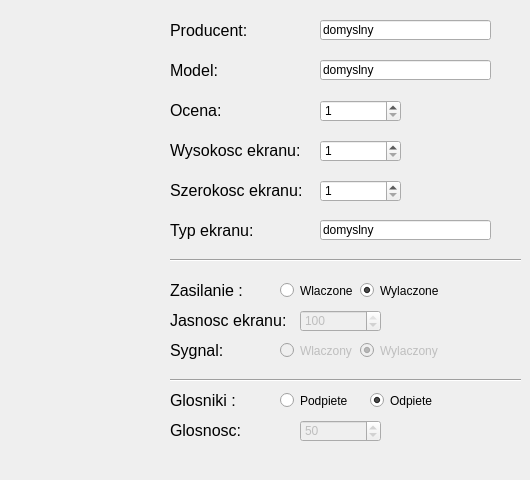
   <widget class="QWidget" name="tab_tv">
    <attribute name="title">
     <string>Telewizor</string>
    </attribute>
    <widget class="QFrame" name="frame_tv">
     <property name="enabled">
      <bool>true</bool>
     </property>
     <property name="geometry">
      <rect>
       <x>160</x>
       <y>0</y>
       <width>361</width>
       <height>471</height>
      </rect>
     </property>
     <property name="frameShape">
      <enum>QFrame::NoFrame</enum>
     </property>
     <widget class="QLabel" name="label_13">
      <property name="enabled">
       <bool>true</bool>
      </property>
      <property name="geometry">
       <rect>
        <x>10</x>
        <y>220</y>
        <width>131</width>
        <height>21</height>
       </rect>
      </property>
      <property name="font">
       <font>
        <pointsize>12</pointsize>
       </font>
      </property>
      <property name="text">
       <string>Typ ekranu: </string>
      </property>
     </widget>
     <widget class="QLineEdit" name="lineEdit_model">
      <property name="enabled">
       <bool>true</bool>
      </property>
      <property name="geometry">
       <rect>
        <x>160</x>
        <y>60</y>
        <width>171</width>
        <height>20</height>
       </rect>
      </property>
      <property name="text">
       <string>domyslny</string>
      </property>
     </widget>
     <widget class="QLineEdit" name="lineEdit_producer">
      <property name="enabled">
       <bool>true</bool>
      </property>
      <property name="geometry">
       <rect>
        <x>160</x>
        <y>20</y>
        <width>171</width>
        <height>20</height>
       </rect>
      </property>
      <property name="text">
       <string>domyslny</string>
      </property>
     </widget>
     <widget class="QLabel" name="label_14">
      <property name="enabled">
       <bool>true</bool>
      </property>
      <property name="geometry">
       <rect>
        <x>10</x>
        <y>280</y>
        <width>131</width>
        <height>21</height>
       </rect>
      </property>
      <property name="font">
       <font>
        <pointsize>12</pointsize>
       </font>
      </property>
      <property name="text">
       <string>Zasilanie :</string>
      </property>
     </widget>
     <widget class="QLabel" name="label_15">
      <property name="enabled">
       <bool>true</bool>
      </property>
      <property name="geometry">
       <rect>
        <x>10</x>
        <y>60</y>
        <width>121</width>
        <height>21</height>
       </rect>
      </property>
      <property name="font">
       <font>
        <pointsize>12</pointsize>
       </font>
      </property>
      <property name="text">
       <string>Model:</string>
      </property>
     </widget>
     <widget class="QLabel" name="label_16">
      <property name="enabled">
       <bool>true</bool>
      </property>
      <property name="geometry">
       <rect>
        <x>10</x>
        <y>390</y>
        <width>131</width>
        <height>21</height>
       </rect>
      </property>
      <property name="font">
       <font>
        <pointsize>12</pointsize>
       </font>
      </property>
      <property name="text">
       <string>Glosniki :</string>
      </property>
     </widget>
     <widget class="QLabel" name="label_17">
      <property name="enabled">
       <bool>true</bool>
      </property>
      <property name="geometry">
       <rect>
        <x>10</x>
        <y>340</y>
        <width>131</width>
        <height>21</height>
       </rect>
      </property>
      <property name="font">
       <font>
        <pointsize>12</pointsize>
       </font>
      </property>
      <property name="text">
       <string>Sygnal:</string>
      </property>
     </widget>
     <widget class="QLineEdit" name="lineEdit_screen">
      <property name="enabled">
       <bool>true</bool>
      </property>
      <property name="geometry">
       <rect>
        <x>160</x>
        <y>220</y>
        <width>171</width>
        <height>20</height>
       </rect>
      </property>
      <property name="text">
       <string>domyslny</string>
      </property>
     </widget>
     <widget class="Line" name="line_4">
      <property name="enabled">
       <bool>true</bool>
      </property>
      <property name="geometry">
       <rect>
        <x>10</x>
        <y>250</y>
        <width>641</width>
        <height>20</height>
       </rect>
      </property>
      <property name="orientation">
       <enum>Qt::Horizontal</enum>
      </property>
     </widget>
     <widget class="QSpinBox" name="spinBox_volume">
      <property name="enabled">
       <bool>false</bool>
      </property>
      <property name="geometry">
       <rect>
        <x>140</x>
        <y>420</y>
        <width>81</width>
        <height>22</height>
       </rect>
      </property>
      <property name="minimum">
       <number>1</number>
      </property>
      <property name="maximum">
       <number>100</number>
      </property>
      <property name="singleStep">
       <number>1</number>
      </property>
      <property name="value">
       <number>50</number>
      </property>
     </widget>
     <widget class="QLabel" name="label_18">
      <property name="enabled">
       <bool>true</bool>
      </property>
      <property name="geometry">
       <rect>
        <x>10</x>
        <y>100</y>
        <width>121</width>
        <height>21</height>
       </rect>
      </property>
      <property name="font">
       <font>
        <pointsize>12</pointsize>
       </font>
      </property>
      <property name="text">
       <string>Ocena:</string>
      </property>
     </widget>
     <widget class="QFrame" name="frame_signal">
      <property name="enabled">
       <bool>true</bool>
      </property>
      <property name="geometry">
       <rect>
        <x>110</x>
        <y>340</y>
        <width>211</width>
        <height>21</height>
       </rect>
      </property>
      <widget class="QRadioButton" name="radioButton_signalOff">
       <property name="enabled">
        <bool>false</bool>
       </property>
       <property name="geometry">
        <rect>
         <x>90</x>
         <y>0</y>
         <width>82</width>
         <height>21</height>
        </rect>
       </property>
       <property name="text">
        <string>Wylaczony</string>
       </property>
       <property name="checked">
        <bool>true</bool>
       </property>
      </widget>
      <widget class="QRadioButton" name="radioButton_signalOn">
       <property name="enabled">
        <bool>false</bool>
       </property>
       <property name="geometry">
        <rect>
         <x>10</x>
         <y>0</y>
         <width>82</width>
         <height>21</height>
        </rect>
       </property>
       <property name="text">
        <string>Wlaczony</string>
       </property>
      </widget>
     </widget>
     <widget class="QFrame" name="frame_power">
      <property name="enabled">
       <bool>true</bool>
      </property>
      <property name="geometry">
       <rect>
        <x>110</x>
        <y>280</y>
        <width>211</width>
        <height>21</height>
       </rect>
      </property>
      <widget class="QRadioButton" name="radioButton_pwrOn">
       <property name="enabled">
        <bool>true</bool>
       </property>
       <property name="geometry">
        <rect>
         <x>10</x>
         <y>0</y>
         <width>82</width>
         <height>21</height>
        </rect>
       </property>
       <property name="text">
        <string>Wlaczone</string>
       </property>
      </widget>
      <widget class="QRadioButton" name="radioButton_pwrOff">
       <property name="enabled">
        <bool>true</bool>
       </property>
       <property name="geometry">
        <rect>
         <x>90</x>
         <y>0</y>
         <width>82</width>
         <height>21</height>
        </rect>
       </property>
       <property name="text">
        <string>Wylaczone</string>
       </property>
       <property name="checked">
        <bool>true</bool>
       </property>
      </widget>
     </widget>
     <widget class="QLabel" name="label_19">
      <property name="enabled">
       <bool>true</bool>
      </property>
      <property name="geometry">
       <rect>
        <x>10</x>
        <y>310</y>
        <width>131</width>
        <height>21</height>
       </rect>
      </property>
      <property name="font">
       <font>
        <pointsize>12</pointsize>
       </font>
      </property>
      <property name="text">
       <string>Jasnosc ekranu:</string>
      </property>
     </widget>
     <widget class="QSpinBox" name="spinBox_brightness">
      <property name="enabled">
       <bool>false</bool>
      </property>
      <property name="geometry">
       <rect>
        <x>140</x>
        <y>310</y>
        <width>81</width>
        <height>22</height>
       </rect>
      </property>
      <property name="minimum">
       <number>1</number>
      </property>
      <property name="maximum">
       <number>100</number>
      </property>
      <property name="singleStep">
       <number>1</number>
      </property>
      <property name="value">
       <number>100</number>
      </property>
     </widget>
     <widget class="QSpinBox" name="spinBox_rating">
      <property name="enabled">
       <bool>true</bool>
      </property>
      <property name="geometry">
       <rect>
        <x>160</x>
        <y>100</y>
        <width>81</width>
        <height>22</height>
       </rect>
      </property>
      <property name="minimum">
       <number>1</number>
      </property>
      <property name="maximum">
       <number>10</number>
      </property>
     </widget>
     <widget class="Line" name="line_5">
      <property name="enabled">
       <bool>true</bool>
      </property>
      <property name="geometry">
       <rect>
        <x>10</x>
        <y>370</y>
        <width>651</width>
        <height>20</height>
       </rect>
      </property>
      <property name="orientation">
       <enum>Qt::Horizontal</enum>
      </property>
     </widget>
     <widget class="QLabel" name="label_20">
      <property name="enabled">
       <bool>true</bool>
      </property>
      <property name="geometry">
       <rect>
        <x>10</x>
        <y>20</y>
        <width>121</width>
        <height>21</height>
       </rect>
      </property>
      <property name="font">
       <font>
        <pointsize>12</pointsize>
       </font>
      </property>
      <property name="text">
       <string>Producent:</string>
      </property>
     </widget>
     <widget class="QSpinBox" name="spinBox_width">
      <property name="enabled">
       <bool>true</bool>
      </property>
      <property name="geometry">
       <rect>
        <x>160</x>
        <y>180</y>
        <width>81</width>
        <height>22</height>
       </rect>
      </property>
      <property name="minimum">
       <number>1</number>
      </property>
      <property name="maximum">
       <number>8000</number>
      </property>
      <property name="singleStep">
       <number>100</number>
      </property>
     </widget>
     <widget class="QFrame" name="frame_speakers">
      <property name="enabled">
       <bool>true</bool>
      </property>
      <property name="geometry">
       <rect>
        <x>120</x>
        <y>390</y>
        <width>201</width>
        <height>21</height>
       </rect>
      </property>
      <widget class="QRadioButton" name="radioButton_SpeakersOn">
       <property name="enabled">
        <bool>true</bool>
       </property>
       <property name="geometry">
        <rect>
         <x>0</x>
         <y>0</y>
         <width>82</width>
         <height>21</height>
        </rect>
       </property>
       <property name="text">
        <string>Podpiete</string>
       </property>
       <property name="checked">
        <bool>false</bool>
       </property>
      </widget>
      <widget class="QRadioButton" name="radioButton_SpeakersOff">
       <property name="enabled">
        <bool>true</bool>
       </property>
       <property name="geometry">
        <rect>
         <x>90</x>
         <y>0</y>
         <width>82</width>
         <height>21</height>
        </rect>
       </property>
       <property name="text">
        <string>Odpiete</string>
       </property>
       <property name="checked">
        <bool>true</bool>
       </property>
      </widget>
     </widget>
     <widget class="QLabel" name="label_21">
      <property name="enabled">
       <bool>true</bool>
      </property>
      <property name="geometry">
       <rect>
        <x>10</x>
        <y>180</y>
        <width>131</width>
        <height>21</height>
       </rect>
      </property>
      <property name="font">
       <font>
        <pointsize>12</pointsize>
       </font>
      </property>
      <property name="text">
       <string>Szerokosc ekranu:</string>
      </property>
     </widget>
     <widget class="QLabel" name="label_22">
      <property name="enabled">
       <bool>true</bool>
      </property>
      <property name="geometry">
       <rect>
        <x>10</x>
        <y>420</y>
        <width>131</width>
        <height>21</height>
       </rect>
      </property>
      <property name="font">
       <font>
        <pointsize>12</pointsize>
       </font>
      </property>
      <property name="text">
       <string>Glosnosc:</string>
      </property>
     </widget>
     <widget class="QLabel" name="label_23">
      <property name="enabled">
       <bool>true</bool>
      </property>
      <property name="geometry">
       <rect>
        <x>10</x>
        <y>140</y>
        <width>141</width>
        <height>21</height>
       </rect>
      </property>
      <property name="font">
       <font>
        <pointsize>12</pointsize>
       </font>
      </property>
      <property name="text">
       <string>Wysokosc ekranu:</string>
      </property>
     </widget>
     <widget class="QSpinBox" name="spinBox_height">
      <property name="enabled">
       <bool>true</bool>
      </property>
      <property name="geometry">
       <rect>
        <x>160</x>
        <y>140</y>
        <width>81</width>
        <height>22</height>
       </rect>
      </property>
      <property name="minimum">
       <number>1</number>
      </property>
      <property name="maximum">
       <number>8000</number>
      </property>
      <property name="singleStep">
       <number>100</number>
      </property>
     </widget>
    </widget>
   </widget>
